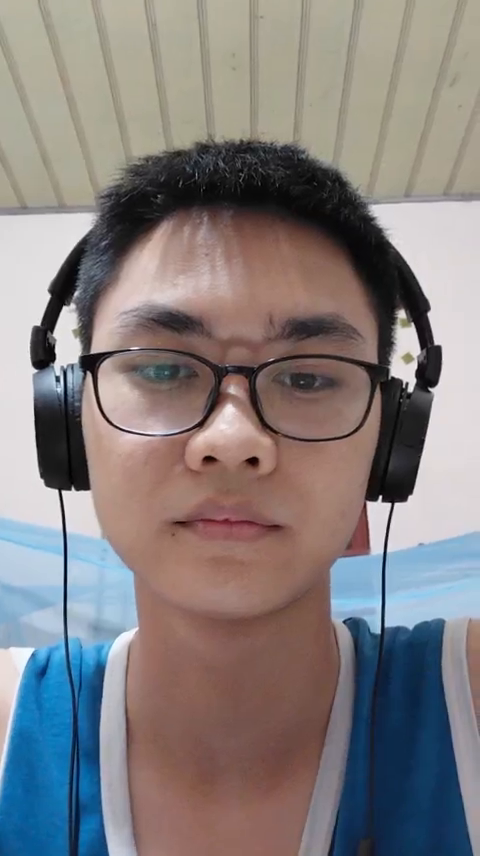
#> input picture frame 21 of test_blink.mp4, 480 x 856 px
$ python liveness.py
#> lines starting #> are read from the running program, lines starting #| are printed output that depends on the picture; after the words box and inside, x2 and y2 are one past the last pixel; in counts of white or black regions, pixels touching at a corner belong together
import cv2
import time

# --- CẤU HÌNH ---
VIDEO_SOURCE = "test_blink.mp4"

# Tải bộ não có sẵn của OpenCV (Không cần internet, không cần mediapipe)
# Đây là thuật toán kinh điển để tìm Mặt và Mắt
face_cascade = cv2.CascadeClassifier(cv2.data.haarcascades + 'haarcascade_frontalface_default.xml')
eye_cascade = cv2.CascadeClassifier(cv2.data.haarcascades + 'haarcascade_eye.xml')

cap = cv2.VideoCapture(VIDEO_SOURCE)

blink_counter = 0
eyes_closed_frames = 0
is_eyes_open = True
color = (255, 0, 255) # Tím

print("Hệ thống OpenCV Native đang chạy...")

while True:
    success, img = cap.read()
#> img is the input picture: shape (856, 480, 3); mean B, G, R 127.1, 126.7, 132.6
    if not success:
        print("Hết video.")
        break

    # Chuyển sang ảnh xám để nhận diện nhanh hơn
    gray = cv2.cvtColor(img, cv2.COLOR_BGR2GRAY)
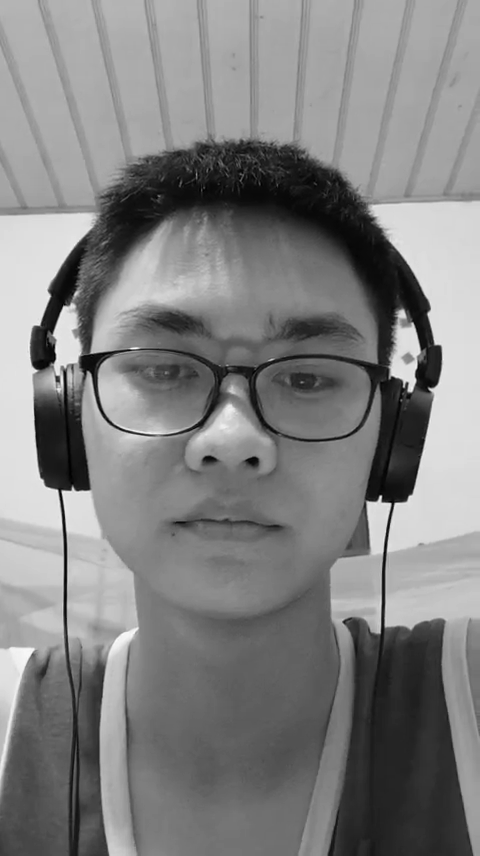
#> gray: shape (856, 480); min 0, max 251, mean 128.5

    # 1. Tìm khuôn mặt
    faces = face_cascade.detectMultiScale(gray, 1.3, 5)
#> faces = [[31, 219, 403, 403]]

    for (x, y, w, h) in faces:
        # Vẽ khung mặt
        cv2.rectangle(img, (x, y), (x+w, y+h), (255, 0, 0), 2)

        # Chỉ tìm mắt trong vùng khuôn mặt (nửa trên)
        roi_gray = gray[y:y+int(h/1.5), x:x+w]
        roi_color = img[y:y+int(h/1.5), x:x+w]

        # 2. Tìm mắt
        eyes = eye_cascade.detectMultiScale(roi_gray, 1.1, 4)

        # LOGIC NHÁY MẮT (Đơn giản hóa)
        # Nếu tìm thấy >= 1 mắt -> Mắt mở
        # Nếu tìm thấy khuôn mặt mà KHÔNG thấy mắt -> Nhắm mắt

        if len(eyes) >= 1:
            if not is_eyes_open: # Nếu trước đó đang nhắm mà giờ mở -> Đếm 1 cái
                blink_counter += 1
                is_eyes_open = True
                color = (0, 255, 0) # Xanh lá

            # Vẽ vòng tròn quanh mắt
            for (ex, ey, ew, eh) in eyes:
                cv2.rectangle(roi_color, (ex, ey), (ex+ew, ey+eh), (0, 255, 0), 2)
        else:
            # Không thấy mắt đâu -> Đang nhắm
            if is_eyes_open:
                is_eyes_open = False
                color = (0, 0, 255) # Đỏ
#> this loop made 1 pass
#> (x, y, w, h, eyes) on pass 1: (31, 219, 403, 403, [[243, 134, 57, 57], [110, 127, 54, 54]])
#> pass 1, `roi_gray = gray[y:y+int(h/1.5), x:x+w]`:
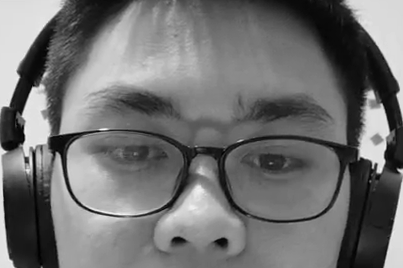
#> roi_gray: shape (268, 403); min 0, max 250, mean 112.6
#> pass 1, `roi_color = img[y:y+int(h/1.5), x:x+w]`:
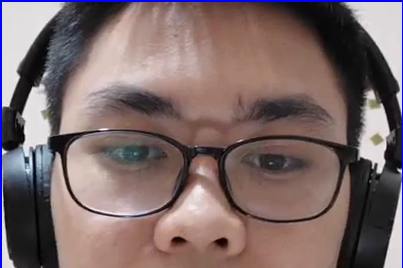
#> roi_color: shape (268, 403, 3); mean B, G, R 105, 105.2, 124
#> after the loop:
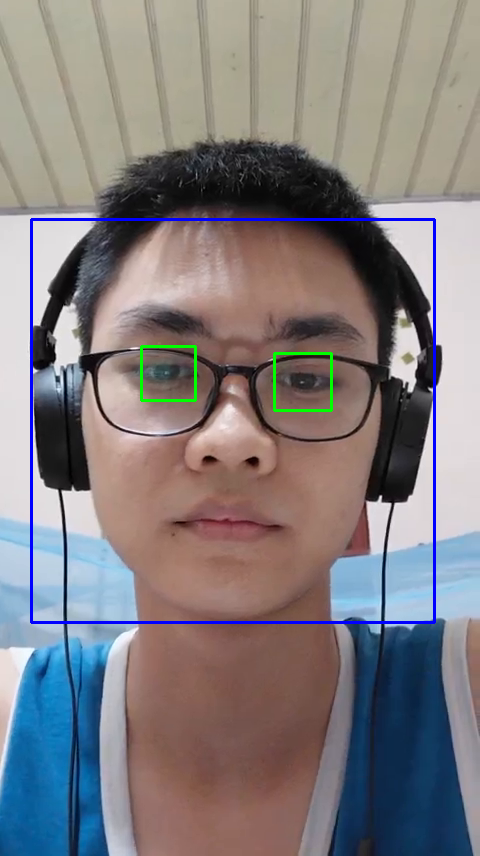
#> img: shape (856, 480, 3); 1.5% of pixels changed, all inside (x1, y1, x2, y2) = (30, 218, 436, 624)
#> after the loop:
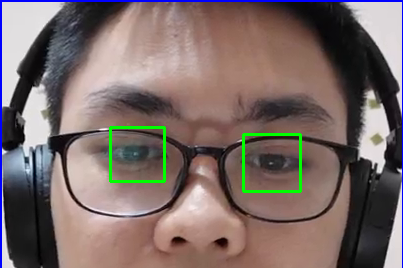
#> roi_color: shape (268, 403, 3); 1.23% of pixels changed, all inside (x1, y1, x2, y2) = (109, 126, 302, 193)
#> after the loop, blink_counter = 0; color = (255, 0, 255); is_eyes_open = True

    # HIỆN KẾT QUẢ
    cv2.putText(img, f'Nhay mat: {blink_counter}', (30, 50), cv2.FONT_HERSHEY_PLAIN, 2, color, 2)

    if blink_counter >= 1:
        cv2.putText(img, "REAL USER (NGUOI THAT)", (30, 100), cv2.FONT_HERSHEY_PLAIN, 2, (0, 255, 0), 2)
    else:
        cv2.putText(img, "FAKE / DANG CHO...", (30, 100), cv2.FONT_HERSHEY_PLAIN, 2, (0, 0, 255), 2)
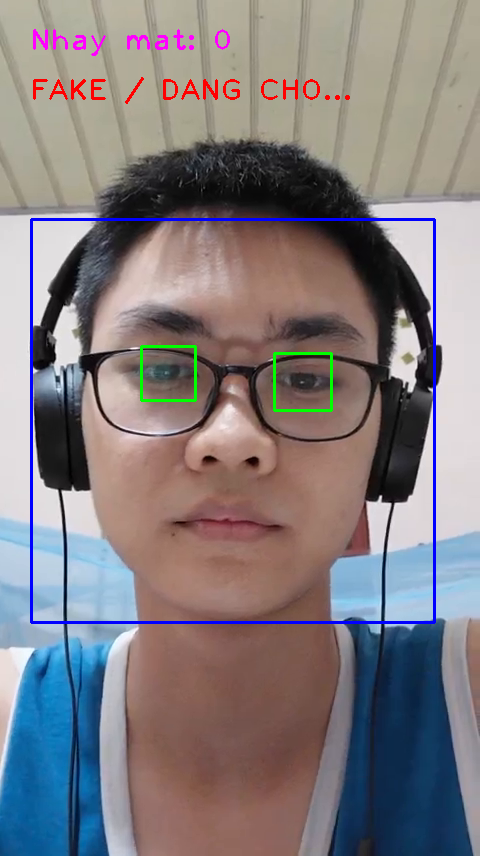
#> img: shape (856, 480, 3); mean B, G, R 127.6, 124.3, 130.9

    cv2.imshow("OpenCV Blink Detection", img)

    # Chỉnh tốc độ (30ms)
    if cv2.waitKey(30) & 0xFF == ord('q'):
#> (key q is pressed here)
        break

cap.release()
cv2.destroyAllWindows()

$ run again, starting later in the video
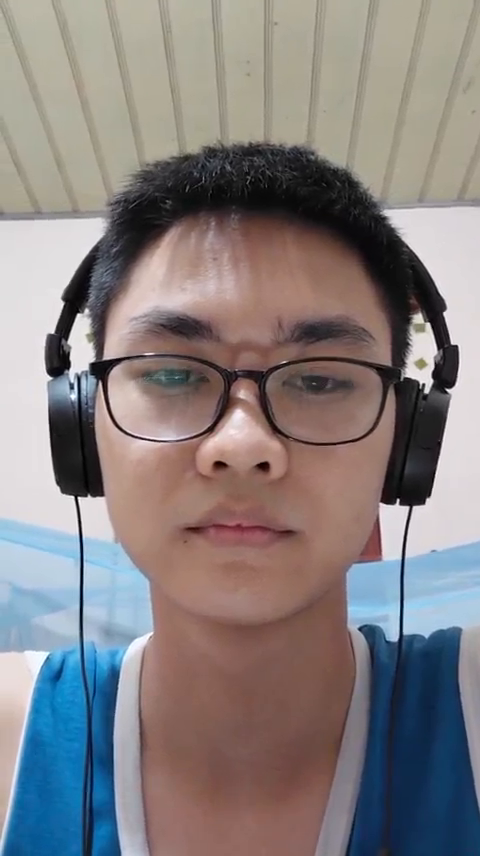
#> input picture frame 97 of test_blink.mp4, 480 x 856 px
#> img is the input picture: shape (856, 480, 3); mean B, G, R 128.5, 127.8, 134.2
#> faces = [[63, 243, 366, 366]]
#> the loop `for (x, y, w, h) in faces:` made 1 pass
#> (x, y, w, h, eyes) on pass 1: (63, 243, 366, 366, [[85, 106, 58, 58], [223, 110, 62, 62]])
#> after the loop `for (x, y, w, h) in faces:`:
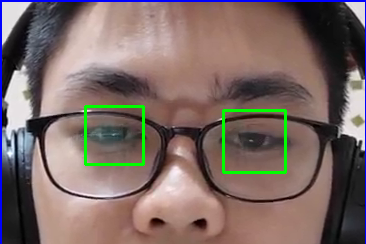
#> roi_color: shape (244, 366, 3); mean B, G, R 102.2, 106.3, 123.9
#> after the loop `for (x, y, w, h) in faces:`: blink_counter = 0; color = (255, 0, 255); is_eyes_open = True
#> `cv2.putText(img, "FAKE / DANG CHO...", (30, 100), cv2.FONT_HERSHEY_PLA..`:
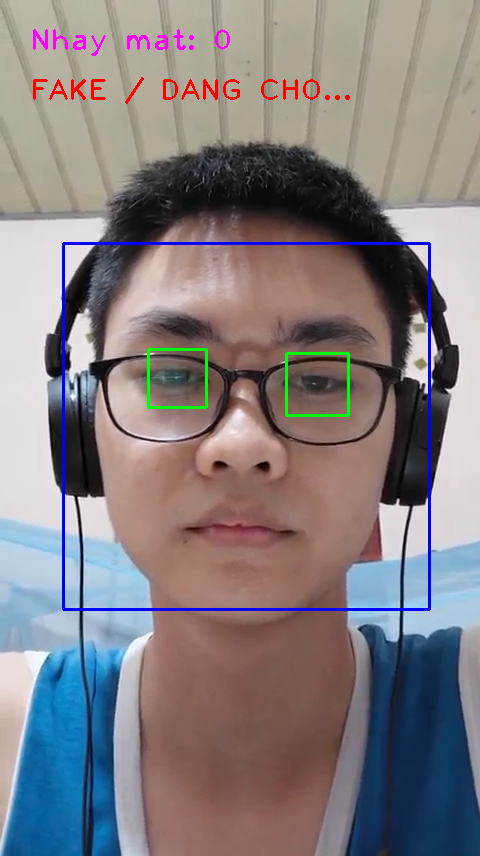
#> img: shape (856, 480, 3); mean B, G, R 129.2, 125.8, 132.9

$ run again, starting later in the video
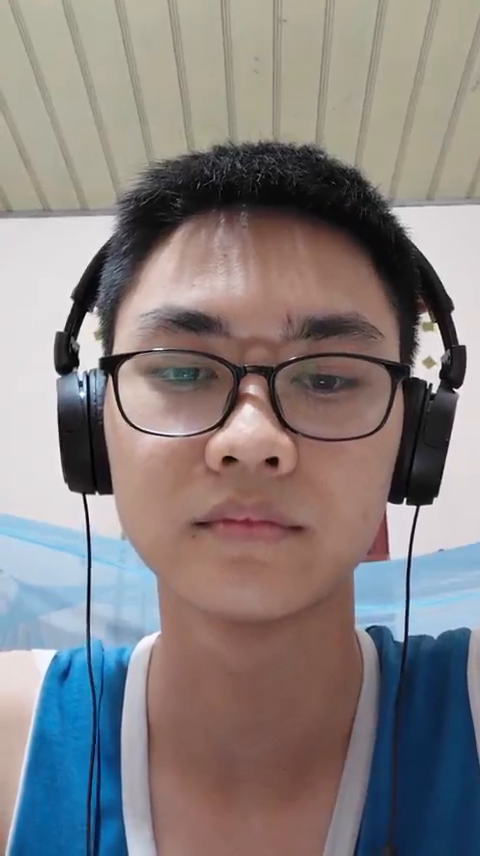
#> input picture frame 173 of test_blink.mp4, 480 x 856 px
#> img is the input picture: shape (856, 480, 3); mean B, G, R 128.5, 128.1, 134.5
#> faces = [[67, 225, 380, 380]]
#> the loop `for (x, y, w, h) in faces:` made 1 pass
#> (x, y, w, h, eyes) on pass 1: (67, 225, 380, 380, [[92, 122, 57, 57], [229, 130, 56, 56]])
#> after the loop `for (x, y, w, h) in faces:`:
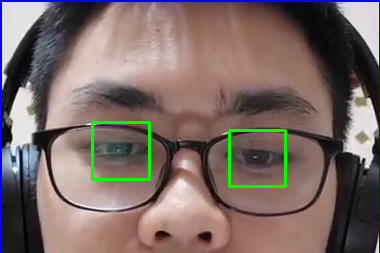
#> roi_color: shape (253, 380, 3); mean B, G, R 102.9, 106.4, 123.3
#> after the loop `for (x, y, w, h) in faces:`: blink_counter = 0; color = (255, 0, 255); is_eyes_open = True
#> `cv2.putText(img, "FAKE / DANG CHO...", (30, 100), cv2.FONT_HERSHEY_PLA..`:
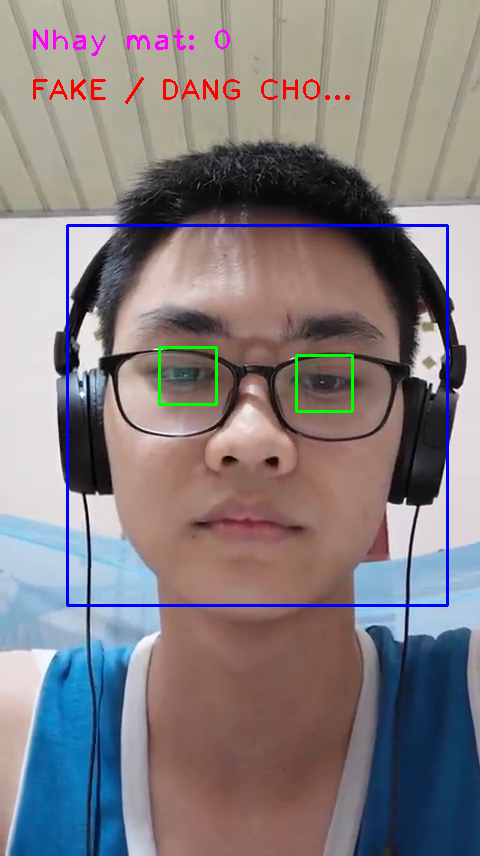
#> img: shape (856, 480, 3); mean B, G, R 129.2, 126, 133.2
